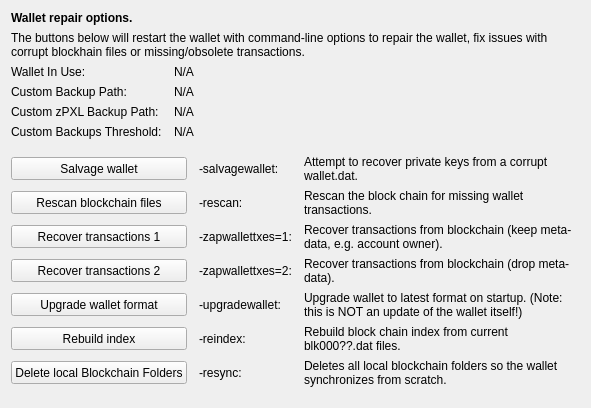
     <widget class="QWidget" name="tab_repair">
      <attribute name="title">
       <string>&amp;Wallet Repair</string>
      </attribute>
      <layout class="QGridLayout" name="gridLayout_4" columnstretch="0,0,0,0">
       <property name="horizontalSpacing">
        <number>12</number>
       </property>
       <item row="0" column="0" colspan="4">
        <widget class="QLabel" name="label_repair_header">
         <property name="font">
          <font>
           <weight>75</weight>
           <bold>true</bold>
          </font>
         </property>
         <property name="text">
          <string>Wallet repair options.</string>
         </property>
        </widget>
       </item>
       <item row="1" column="0" colspan="4">
        <widget class="QLabel" name="label_repair_helptext">
         <property name="font">
          <font>
           <weight>50</weight>
           <bold>false</bold>
          </font>
         </property>
         <property name="text">
          <string>The buttons below will restart the wallet with command-line options to repair the wallet, fix issues with corrupt blockhain files or missing/obsolete transactions.</string>
         </property>
         <property name="wordWrap">
          <bool>true</bool>
         </property>
        </widget>
       </item>
       <item row="2" column="0">
        <widget class="QLabel" name="wallet_path_label">
         <property name="text">
          <string>Wallet In Use:</string>
         </property>
        </widget>
       </item>
       <item row="2" column="1" colspan="3">
        <widget class="QLabel" name="wallet_path">
         <property name="cursor">
          <cursorShape>IBeamCursor</cursorShape>
         </property>
         <property name="text">
          <string>N/A</string>
         </property>
         <property name="textFormat">
          <enum>Qt::PlainText</enum>
         </property>
         <property name="textInteractionFlags">
          <set>Qt::LinksAccessibleByMouse|Qt::TextSelectableByKeyboard|Qt::TextSelectableByMouse</set>
         </property>
        </widget>
       </item>
       <item row="3" column="0">
        <widget class="QLabel" name="wallet_custombackuppath_label">
         <property name="text">
          <string>Custom Backup Path:</string>
         </property>
         <property name="visible">
          <bool>false</bool>
         </property>
        </widget>
       </item>
       <item row="3" column="1" colspan="3">
        <widget class="QLabel" name="wallet_custombackuppath">
         <property name="cursor">
          <cursorShape>IBeamCursor</cursorShape>
         </property>
         <property name="text">
          <string>N/A</string>
         </property>
         <property name="textFormat">
          <enum>Qt::PlainText</enum>
         </property>
         <property name="textInteractionFlags">
          <set>Qt::LinksAccessibleByMouse|Qt::TextSelectableByKeyboard|Qt::TextSelectableByMouse</set>
         </property>
         <property name="visible">
          <bool>false</bool>
         </property>
        </widget>
       </item>
       <item row="4" column="0">
        <widget class="QLabel" name="wallet_customzpxlbackuppath_label">
         <property name="text">
          <string>Custom zPXL Backup Path:</string>
         </property>
         <property name="visible">
          <bool>false</bool>
         </property>
        </widget>
       </item>
       <item row="4" column="1" colspan="3">
        <widget class="QLabel" name="wallet_customzpxlbackuppath">
         <property name="cursor">
          <cursorShape>IBeamCursor</cursorShape>
         </property>
         <property name="text">
          <string>N/A</string>
         </property>
         <property name="textFormat">
          <enum>Qt::PlainText</enum>
         </property>
         <property name="textInteractionFlags">
          <set>Qt::LinksAccessibleByMouse|Qt::TextSelectableByKeyboard|Qt::TextSelectableByMouse</set>
         </property>
         <property name="visible">
          <bool>false</bool>
         </property>
        </widget>
       </item>
       <item row="5" column="0">
        <widget class="QLabel" name="wallet_custombackupthreshold_label">
         <property name="text">
          <string>Custom Backups Threshold:</string>
         </property>
         <property name="visible">
          <bool>false</bool>
         </property>
        </widget>
       </item>
       <item row="5" column="1" colspan="3">
        <widget class="QLabel" name="wallet_custombackupthreshold">
         <property name="cursor">
          <cursorShape>IBeamCursor</cursorShape>
         </property>
         <property name="text">
          <string>N/A</string>
         </property>
         <property name="textFormat">
          <enum>Qt::PlainText</enum>
         </property>
         <property name="textInteractionFlags">
          <set>Qt::LinksAccessibleByMouse|Qt::TextSelectableByKeyboard|Qt::TextSelectableByMouse</set>
         </property>
         <property name="visible">
          <bool>false</bool>
         </property>
        </widget>
       </item>
       <item row="6" column="0">
        <spacer name="verticalSpacer_repair1">
         <property name="orientation">
          <enum>Qt::Vertical</enum>
         </property>
         <property name="sizeHint" stdset="0">
          <size>
           <width>10</width>
           <height>10</height>
          </size>
         </property>
        </spacer>
       </item>
       <item row="7" column="0" colspan="2">
        <widget class="QPushButton" name="btn_salvagewallet">
         <property name="minimumSize">
          <size>
           <width>100</width>
           <height>23</height>
          </size>
         </property>
         <property name="text">
          <string>Salvage wallet</string>
         </property>
        </widget>
       </item>
       <item row="7" column="2">
        <widget class="QLabel" name="label_repair_salvage_command">
         <property name="text">
          <string notr="true">-salvagewallet:</string>
         </property>
        </widget>
       </item>
       <item row="7" column="3">
        <widget class="QLabel" name="label_repair_salvage">
         <property name="text">
          <string>Attempt to recover private keys from a corrupt wallet.dat.</string>
         </property>
         <property name="wordWrap">
          <bool>true</bool>
         </property>
        </widget>
       </item>
       <item row="8" column="0" colspan="2">
        <widget class="QPushButton" name="btn_rescan">
         <property name="minimumSize">
          <size>
           <width>100</width>
           <height>23</height>
          </size>
         </property>
         <property name="text">
          <string>Rescan blockchain files</string>
         </property>
        </widget>
       </item>
       <item row="8" column="2">
        <widget class="QLabel" name="label_repair_rescan_command">
         <property name="text">
          <string notr="true">-rescan:</string>
         </property>
        </widget>
       </item>
       <item row="8" column="3">
        <widget class="QLabel" name="label_repair_rescan">
         <property name="text">
          <string>Rescan the block chain for missing wallet transactions.</string>
         </property>
         <property name="wordWrap">
          <bool>true</bool>
         </property>
        </widget>
       </item>
       <item row="9" column="0" colspan="2">
        <widget class="QPushButton" name="btn_zapwallettxes1">
         <property name="minimumSize">
          <size>
           <width>100</width>
           <height>23</height>
          </size>
         </property>
         <property name="text">
          <string>Recover transactions 1</string>
         </property>
        </widget>
       </item>
       <item row="9" column="2">
        <widget class="QLabel" name="label_repair_zap1_command">
         <property name="text">
          <string notr="true">-zapwallettxes=1:</string>
         </property>
        </widget>
       </item>
       <item row="9" column="3">
        <widget class="QLabel" name="label_repair_zap1">
         <property name="text">
          <string>Recover transactions from blockchain (keep meta-data, e.g. account owner).</string>
         </property>
         <property name="wordWrap">
          <bool>true</bool>
         </property>
        </widget>
       </item>
       <item row="10" column="0" colspan="2">
        <widget class="QPushButton" name="btn_zapwallettxes2">
         <property name="minimumSize">
          <size>
           <width>100</width>
           <height>23</height>
          </size>
         </property>
         <property name="text">
          <string>Recover transactions 2</string>
         </property>
        </widget>
       </item>
       <item row="10" column="2">
        <widget class="QLabel" name="label_repair_zap2_command">
         <property name="text">
          <string notr="true">-zapwallettxes=2:</string>
         </property>
        </widget>
       </item>
       <item row="10" column="3">
        <widget class="QLabel" name="label_repair_zap2">
         <property name="text">
          <string>Recover transactions from blockchain (drop meta-data).</string>
         </property>
         <property name="wordWrap">
          <bool>true</bool>
         </property>
        </widget>
       </item>
       <item row="11" column="0" colspan="2">
        <widget class="QPushButton" name="btn_upgradewallet">
         <property name="minimumSize">
          <size>
           <width>100</width>
           <height>23</height>
          </size>
         </property>
         <property name="text">
          <string>Upgrade wallet format</string>
         </property>
        </widget>
       </item>
       <item row="11" column="2">
        <widget class="QLabel" name="label_repair_upgrade_command">
         <property name="text">
          <string notr="true">-upgradewallet:</string>
         </property>
        </widget>
       </item>
       <item row="11" column="3">
        <widget class="QLabel" name="label_repair_upgrade">
         <property name="text">
          <string>Upgrade wallet to latest format on startup. (Note: this is NOT an update of the wallet itself!)</string>
         </property>
         <property name="wordWrap">
          <bool>true</bool>
         </property>
        </widget>
       </item>
       <item row="12" column="0" colspan="2">
        <widget class="QPushButton" name="btn_reindex">
         <property name="minimumSize">
          <size>
           <width>100</width>
           <height>23</height>
          </size>
         </property>
         <property name="text">
          <string>Rebuild index</string>
         </property>
        </widget>
       </item>
       <item row="12" column="2">
        <widget class="QLabel" name="label_repair_reindex_command">
         <property name="text">
          <string notr="true">-reindex:</string>
         </property>
        </widget>
       </item>
       <item row="12" column="3">
        <widget class="QLabel" name="label_repair_reindex">
         <property name="text">
          <string>Rebuild block chain index from current blk000??.dat files.</string>
         </property>
         <property name="wordWrap">
          <bool>true</bool>
         </property>
        </widget>
       </item>
       <item row="13" column="0" colspan="2">
        <widget class="QPushButton" name="btn_resync">
         <property name="minimumSize">
          <size>
           <width>100</width>
           <height>23</height>
          </size>
         </property>
         <property name="text">
          <string>Delete local Blockchain Folders</string>
         </property>
        </widget>
       </item>
       <item row="13" column="2">
        <widget class="QLabel" name="label_repair_resync_command">
         <property name="text">
          <string>-resync:</string>
         </property>
        </widget>
       </item>
       <item row="13" column="3">
        <widget class="QLabel" name="label_repair_resync">
         <property name="text">
          <string>Deletes all local blockchain folders so the wallet synchronizes from scratch.</string>
         </property>
         <property name="wordWrap">
          <bool>true</bool>
         </property>
        </widget>
       </item>
       <item row="14" column="0">
        <spacer name="verticalSpacer_repair2">
         <property name="orientation">
          <enum>Qt::Vertical</enum>
         </property>
         <property name="sizeHint" stdset="0">
          <size>
           <width>20</width>
           <height>10</height>
          </size>
         </property>
        </spacer>
       </item>
      </layout>
     </widget>
